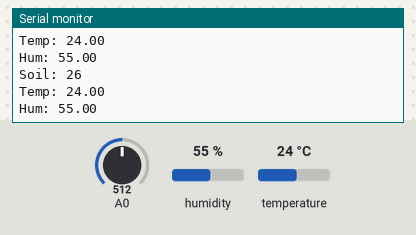
This sketch was run on a simulated Arduino Uno, built with avr-gcc and run on an emulated ATmega328P. Shown: the last lines printed to the serial monitor. The inputs (shaded band) are chosen by the test bench; at power-on: humidity 55 %, A0 = 512, temperature 24 °C.

Above: at 3.8 s.
3.9 s: humidity set to 22 %
At 7.3 s:
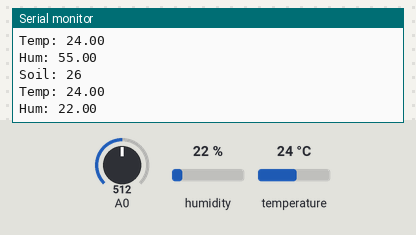
7.8 s: A0 set to 716
At 9.9 s:
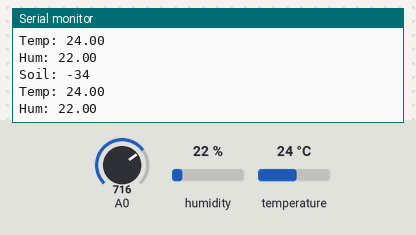
11.7 s: temperature set to 12 °C
At 13.7 s:
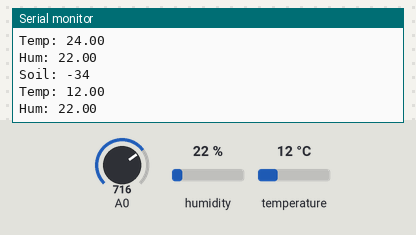
15.6 s: A0 set to 900
At 18.9 s:
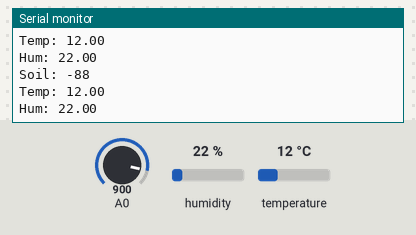
19.5 s: humidity set to 40 %
At 22.7 s:
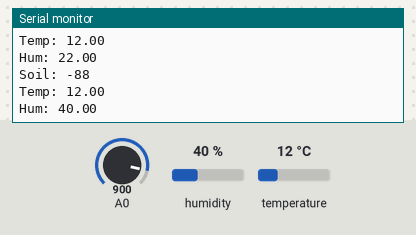
Timing chart, 0 to 24.2 s (numbered marks = the images above; inputs shaded):
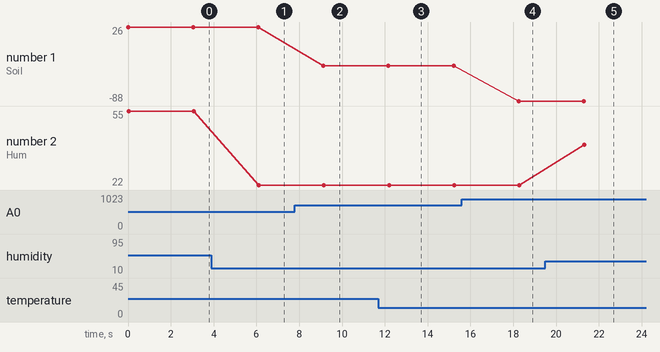

The sketch:

ArduinoTemp.ino
```cpp
// python-build-start
// action, verify
// board, arduino:avr:uno
// port, COM3
// ide, 1.8.13
// python-build-end


#include "Adafruit_Sensor.h"
#include "Adafruit_AM2320.h"

Adafruit_AM2320 am2320 = Adafruit_AM2320();


const int dry = 600; // value for dry / in air sensor
const int wet = 260; // value for wet / in water sensor

void setup()
{
  Serial.begin(9600);
    while (!Serial) {
      delay(10); // hang out until serial port opens
    }
  am2320.begin(); // start reading temp/humidity
}

void loop()
{
  int sensorValSoilMoisture = analogRead(A0);
  // map this to 0-100 percentage range - to be further calibrated
  int percentageSoilMoisture = map(sensorValSoilMoisture, wet, dry, 100, 0);

  Serial.print("Soil: ");Serial.println(percentageSoilMoisture);
  Serial.print("Temp: "); Serial.println(am2320.readTemperature());
  Serial.print("Hum: "); Serial.println(am2320.readHumidity());

  // sleep
  delay(3000);
}
```

Measured:
- after the input at 3.9 s, the serial monitor: prints a new line after 2.2 s (image 1)
- after the input at 7.8 s, the serial monitor: prints a new line after 1.3 s (image 2)
- after the input at 11.7 s, the serial monitor: prints a new line after 0.48 s (image 3)
- after the input at 15.6 s, the serial monitor: prints a new line after 2.6 s (image 4)
- after the input at 19.5 s, the serial monitor: prints a new line after 1.8 s (image 5)
- plotted number 1: 26 → -34 after the input at 7.8 s, -34 → -88 after the input at 15.6 s
- plotted number 2: 55 → 22 after the input at 3.9 s, 22 → 40 after the input at 19.5 s
